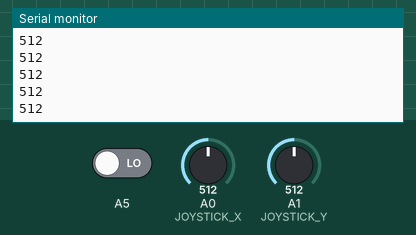
Simulated run of this sketch. Board: Arduino Uno, built with avr-gcc and run on an emulated ATmega328P. Shown: the last lines printed to the serial monitor. The test bench sets the inputs (shaded band); at power-on: A1 (JOYSTICK_Y) = 512, A0 (JOYSTICK_X) = 512, A5 LOW. No radio packets arrive unless stated.

Above: at 1.2 s.
1.3 s: A1 (JOYSTICK_Y) set to 716
At 2.1 s:
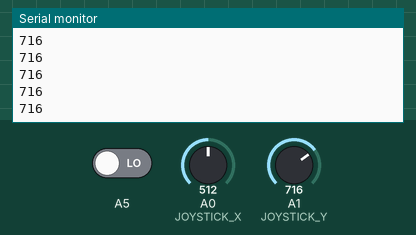
2.8 s: A1 (JOYSTICK_Y) set to 900
At 3.5 s:
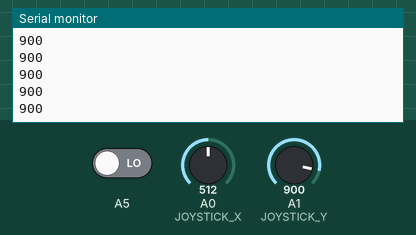
Timing chart, 0 to 5.8 s (numbered marks = the images above; inputs shaded):
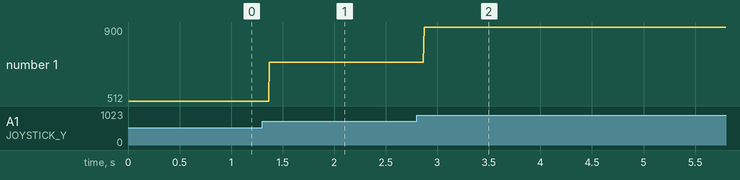

Measured:
- after the input at 1.3 s, the serial monitor: prints a new line after 0.07 s (image 1)
- after the input at 2.8 s, the serial monitor: prints a new line after 0.07 s (image 2)
- plotted number 1: 512 → 716 after the input at 1.3 s, 716 → 900 after the input at 2.8 s

The sketch:

transmitter.ino
```cpp
/*1 - GND
2 - VCC 3.3V !!! NOT 5V
3 - CE to Arduino pin 9
4 - CSN to Arduino pin 10
5 - SCK to Arduino pin 13
6 - MOSI to Arduino pin 11
7 - MISO to Arduino pin 12
8 - UNUSED

/*-----( Import needed libraries )-----*/
#include <SPI.h>
#include <nRF24L01.h>
#include <RF24.h>
/*-----( Declare Constants and Pin Numbers )-----*/
#define CE_PIN   9
#define CSN_PIN 10
#define JOYSTICK_X A0
#define JOYSTICK_Y A1
const int buttonPin = 2;
const uint64_t pipe = 0xE8E8F0F0E1LL; // Define the transmit pipe

/*-----( Declare objects )-----*/
RF24 radio(CE_PIN, CSN_PIN); // Create a Radio
/*-----( Declare Variables )-----*/
int buttonState = 0;
int joystick[3];

void setup()   /****** SETUP: RUNS ONCE ******/
{
  Serial.begin(9600);
  radio.begin();
  radio.openWritingPipe(pipe);
  pinMode(buttonPin, INPUT);
}//--(end setup )---


void loop()   /****** LOOP: RUNS CONSTANTLY ******/
{

  joystick[0] = analogRead(JOYSTICK_X);
  joystick[1] = analogRead(JOYSTICK_Y);
  joystick[2] = digitalRead(A5);

  Serial.println(joystick[1]);

  radio.write(&joystick, sizeof(joystick) );


}//--(end main loop )---

/*-----( Declare User-written Functions )-----*/

//NONE
//*********( THE END )***********
```
